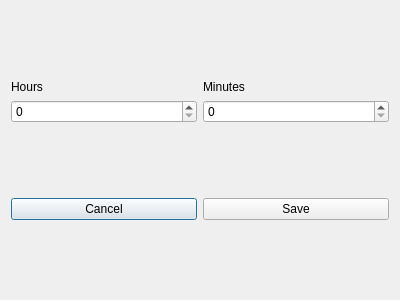
<?xml version="1.0" encoding="UTF-8"?>
<ui version="4.0">
 <class>TimerSelection</class>
 <widget class="QDialog" name="TimerSelection">
  <property name="geometry">
   <rect>
    <x>0</x>
    <y>0</y>
    <width>400</width>
    <height>300</height>
   </rect>
  </property>
  <property name="windowTitle">
   <string>Select Time</string>
  </property>
  <layout class="QGridLayout" name="gridLayout">
   <item row="0" column="0">
    <layout class="QGridLayout" name="gridLayout_2">
     <item row="0" column="1">
      <widget class="QLabel" name="label_2">
       <property name="sizePolicy">
        <sizepolicy hsizetype="Preferred" vsizetype="Fixed">
         <horstretch>0</horstretch>
         <verstretch>0</verstretch>
        </sizepolicy>
       </property>
       <property name="text">
        <string>Minutes</string>
       </property>
      </widget>
     </item>
     <item row="1" column="1">
      <widget class="QSpinBox" name="mins">
       <property name="maximum">
        <number>60</number>
       </property>
      </widget>
     </item>
     <item row="1" column="0">
      <widget class="QSpinBox" name="hours">
       <property name="maximum">
        <number>24</number>
       </property>
      </widget>
     </item>
     <item row="0" column="0">
      <widget class="QLabel" name="label">
       <property name="sizePolicy">
        <sizepolicy hsizetype="Preferred" vsizetype="Fixed">
         <horstretch>0</horstretch>
         <verstretch>0</verstretch>
        </sizepolicy>
       </property>
       <property name="text">
        <string>Hours</string>
       </property>
      </widget>
     </item>
    </layout>
   </item>
   <item row="1" column="0">
    <layout class="QHBoxLayout" name="horizontalLayout_2">
     <item>
      <widget class="QPushButton" name="canc">
       <property name="text">
        <string>Cancel</string>
       </property>
      </widget>
     </item>
     <item>
      <widget class="QPushButton" name="save">
       <property name="text">
        <string>Save</string>
       </property>
      </widget>
     </item>
    </layout>
   </item>
  </layout>
 </widget>
 <resources/>
 <connections>
  <connection>
   <sender>save</sender>
   <signal>released()</signal>
   <receiver>TimerSelection</receiver>
   <slot>accept()</slot>
   <hints>
    <hint type="sourcelabel">
     <x>296</x>
     <y>221</y>
    </hint>
    <hint type="destinationlabel">
     <x>199</x>
     <y>149</y>
    </hint>
   </hints>
  </connection>
  <connection>
   <sender>canc</sender>
   <signal>released()</signal>
   <receiver>TimerSelection</receiver>
   <slot>reject()</slot>
   <hints>
    <hint type="sourcelabel">
     <x>103</x>
     <y>221</y>
    </hint>
    <hint type="destinationlabel">
     <x>199</x>
     <y>149</y>
    </hint>
   </hints>
  </connection>
 </connections>
</ui>
